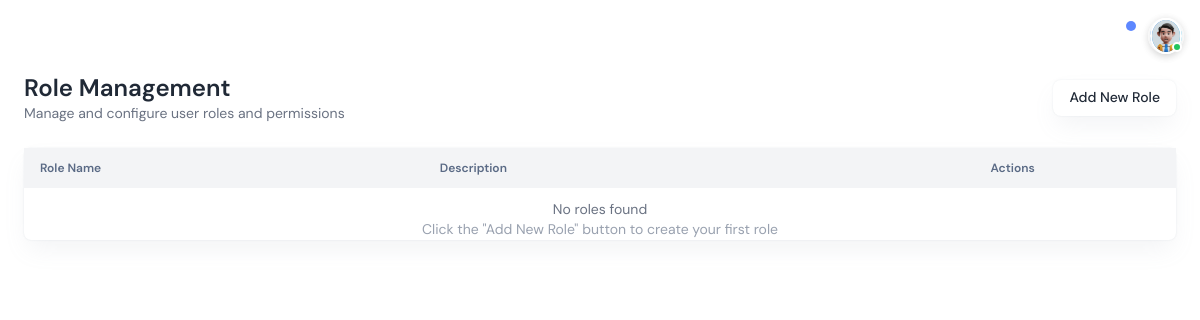
The page /role-management/ (signed in) on the database as committed earlier.
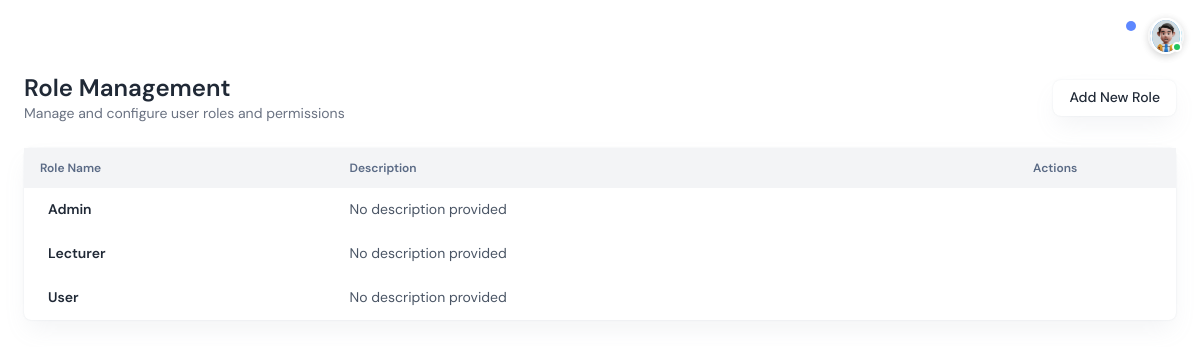
The same page on the database as committed later.
### training_institute_app/models.py (models this page shows, shortened)
class Role(models.Model):
    name = models.CharField(max_length=50, unique=True)
    description = models.TextField(blank=True, null=True)

### training_institute_app/views.py (the view, shortened to what this page needs)
# urls.py: path('role-management/', views.role_management, name='role_management'),
@login_required(login_url='/login/')
def role_management(request):
    roles = Role.objects.all().annotate(
        user_count=models.Count('user')
    ).order_by('name')
    context = {
        'roles': roles,
    }
    return render(request, 'training_institute_app/dashboard/master/user-role.html', context)

### training_institute_app/templates/training_institute_app/dashboard/master/user-role.html (shortened to what the changed rows need)
{% extends 'training_institute_app/dashboard/base.html' %}
{% load static %}
{% block content %}
<div class="px-6">
    <div class="flex justify-between items-center mb-6">
        <div>
            <h1 class="text-2xl font-semibold text-dark dark:text-white">Role Management</h1>
        </div>
    </div>
    <div class="card">
        <div class="card-body p-0">
            <div class="overflow-x-auto">
                <table class="w-full">
                    <thead>
                        <tr class="border-b border-border dark:border-darkborder bg-gray-100 dark:bg-gray-900">
                            <th class="text-left py-3 px-4 text-xs font-semibold text-gray-700 dark:text-gray-300 uppercase tracking-wider">Role Name</th>
                            <th class="text-left py-3 px-4 text-xs font-semibold text-gray-700 dark:text-gray-300 uppercase tracking-wider">Description</th>
                            <th class="text-center py-3 px-4 text-xs font-semibold text-gray-700 dark:text-gray-300 uppercase tracking-wider">Actions</th>
                        </tr>
                    </thead>
                    <tbody>
                        {% for role in roles %}
                        <tr class="table-row-transition border-b border-border dark:border-darkborder hover:bg-gray-100 dark:hover:bg-slate-700 transition-all duration-300">
                            <td class="py-3 px-4">
                                <div class="flex items-center gap-2">
                                    <p class="text-sm font-semibold text-dark dark:text-white">{{ role.name }}</p>
                                </div>
                            </td>
                            <td class="py-3 px-4">
                                <p class="text-sm text-gray-600 dark:text-gray-300 max-w-md">{{ role.description|default:"No description provided"|truncatechars:80 }}</p>
                            </td>
                            <td class="py-3 px-4 text-center">
                                <div class="flex items-center justify-center gap-2">
                                    <button data-role-id="{{ role.id }}"
                                            data-role-name="{{ role.name|escapejs }}"
                                            data-role-description="{{ role.description|default:''|escapejs }}"
                                            class="action-btn edit-btn p-1.5 rounded-lg text-green-600 hover:text-green-700 dark:text-green-400 dark:hover:text-green-300 transition-all duration-300 hover:scale-110 hover:shadow-md"
                                            title="Edit Role">
                                    </button>
                                    <button data-role-id="{{ role.id }}"
                                            data-role-name="{{ role.name|escapejs }}"
                                            data-user-count="{{ role.user_count }}"
                                            class="action-btn delete-btn p-1.5 rounded-lg text-red-600 hover:text-red-700 dark:text-red-400 dark:hover:text-red-300 transition-all duration-300 hover:scale-110 hover:shadow-md"
                                            title="Delete Role">
                                    </button>
                                </div>
                            </td>
                        </tr>
                        {% empty %}
                        <tr>
                            <td colspan="3" class="py-12 text-center">
                                <div class="flex flex-col items-center justify-center">
                                    <p class="text-gray-500 dark:text-gray-400">No roles found</p>
                                    <p class="text-sm text-gray-400 dark:text-gray-500 mt-1">Click the "Add New Role" button to create your first role</p>
                                </div>
                            </td>
                        </tr>
                        {% endfor %}
                    </tbody>
                </table>
            </div>
        </div>
    </div>
</div>
{% include 'training_institute_app/components/formModel.html' %}
{% endblock content %}

Rows that differ between the two databases and show on the page:
added Role: name "Admin", description "No description provided"
added Role: name "Lecturer", description "No description provided"
added Role: name "User", description "No description provided"
Other text that changed with them:
text no longer shown: "No roles found Click the \"Add New Role\" button to create your first role"
